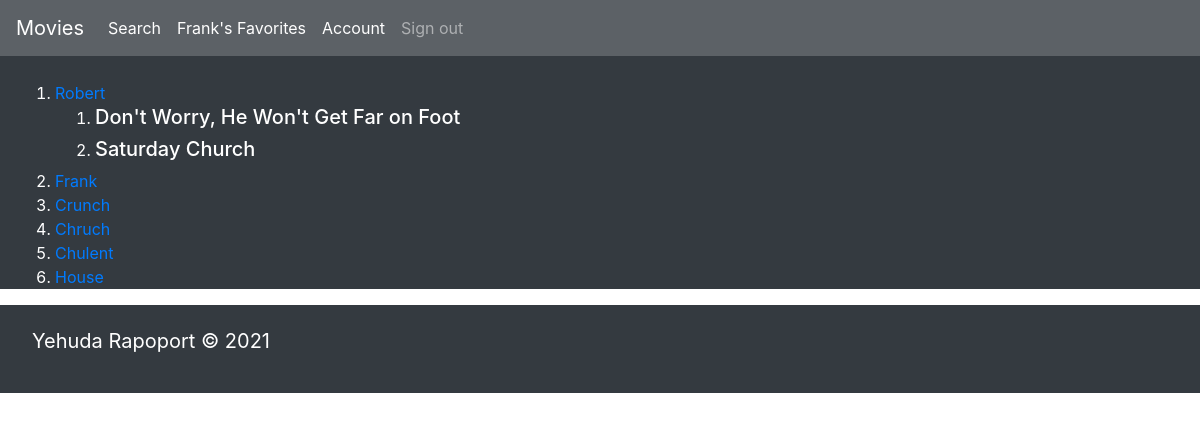
Screenshot of /users (signed in) with the database file from the repository.
### webapp/models.py (models this page shows, shortened)
class User(db.Model, flask_login.UserMixin): # db.Model is required if you want to create an SQL model
    id = db.Column(db.Integer(), primary_key=True)
    name = db.Column(db.String(64), unique=True, nullable=False)
    password = db.Column(db.String(64), nullable=False)
    email = db.Column(db.String(120), unique=True, nullable=True)
    image_file = db.Column(db.String(20), nullable=True, default='default.jpeg')
    fav_movies = db.relationship("Movie", backref="users", secondary=user2movies)

class Movie(db.Model):
    id = db.Column(db.Integer(), primary_key=True)
    title = db.Column(db.String(64), nullable=False)
    poster_path = db.Column(db.String(128))
    description = db.Column(db.String(64))
    movie_id = db.Column(db.Integer(), unique=True, nullable=False)
    movie_comments = db.relationship("Comment", backref="comments", secondary=movie2comments)

### webapp/routes.py (the view)
@app.route("/users")
def users_list():
    users = models.User.query.all()            # Return a list of users
    if users:
        return flask.render_template("users_list.html", users=users)
    else:
        flask.flash("No users have been added to the database.", "danger")
        return flask.redirect('/')

### webapp/models.py (called while the page is built)
@login_manager.user_loader
def user_loader(user_id):
    return User.query.get(user_id)

### webapp/templates/users_list.html
{% extends "base_display.html" %}
{% block content %}
    <ol>
        {% for user in users %}
            <li>
                <a href="{{ url_for('profile_page', user_id=user.id) }}">{{ user.name }}</a>
            </li>
            <ol>
                {% for movie in user.fav_movies %}
                   <li>
                       <a style="text-decoration: none; color: white" href="http://127.0.0.1:5000/movie/{{movie.movie_id}}"><h5>{{movie.title}}</h5> </a>
                   </li>
                {% endfor %}
            </ol>
        {% endfor %}
    </ol>
{% endblock %}

### webapp/templates/base_display.html (shortened to what this page needs)
<!DOCTYPE html>
<html lang="en">
<head>
    <link rel="stylesheet" href="https://maxcdn.bootstrapcdn.com/bootstrap/4.0.0/css/bootstrap.min.css">
    <link rel="stylesheet" href="{{ url_for('static', filename='css/master.css') }}" />
</head>
<body>
<nav class="navbar navbar-expand-lg navbar-dark bg-dark sticky-top" style="opacity: .8">
    <a class="navbar-brand" href="{{url_for('home')}}">Movies</a>
    <div class="collapse navbar-collapse"  id="navbarSupportedContent">
        <ul class="navbar-nav mr-auto">
            <li class="nav-item active">
                <a  class="nav-link"href="{{url_for('movie_search')}}">Search <span class="sr-only">(current)</span></a>
            </li>
            {% if current_user.is_authenticated %}
            <li class="nav-item active">
                <a  class="nav-link"href="{{url_for('profile_page', user_id=current_user.id)}}">{{ current_user.name }}'s Favorites<span class="sr-only">(current)</span></a>
            </li>
            <li class="nav-item active">
                <a  class="nav-link"href="{{url_for('account')}}">Account<span class="sr-only">(current)</span></a>
            </li>
            <li class="nav-item  ">
                <a  class="nav-link"href="{{url_for('signout')}}">Sign out<span class="sr-only">(current)</span></a>
            </li>
            {% endif %}
        </ul>
</div>
</nav>
<div class="container-fluid bg-dark text-white" style="height: 100%; padding-top: 25px;">
    {% block content %}
    {% endblock %}
 </div>
    <nav class="navbar bg-dark sticky-bottom">
        <p class="navbar text-white"><a class="navbar-brand text-white" href="https://www.linkedin.com/in/yehuda-rapoport/">Yehuda Rapoport © 2021</a></p>
    </nav>
</body>
</html>

### rows the page displays
User: name "Frank"
User: name "Robert"
Movie: title "Don't Worry, He Won't Get Far on Foot"
Movie: title "Saturday Church"
User: name "Crunch"
User: name "Chruch"
User: name "Chulent"
User: name "House"
